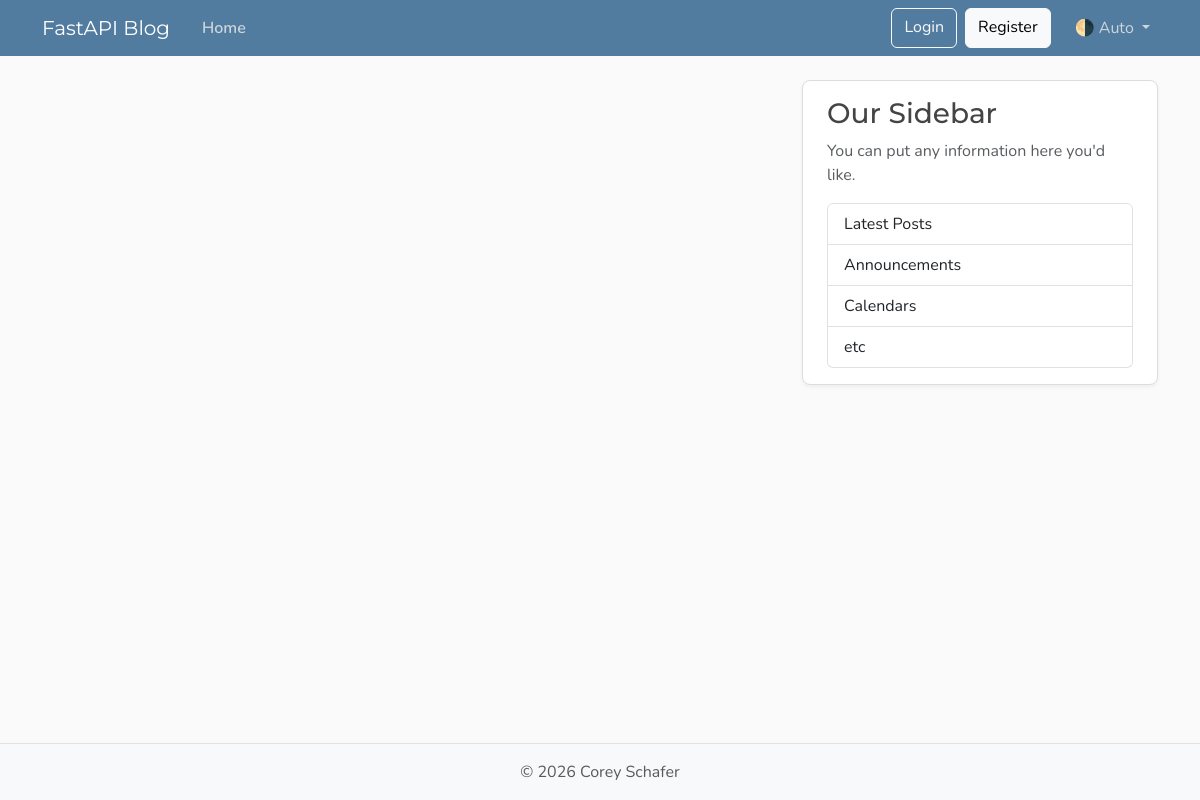
Page /posts on the earlier database version.
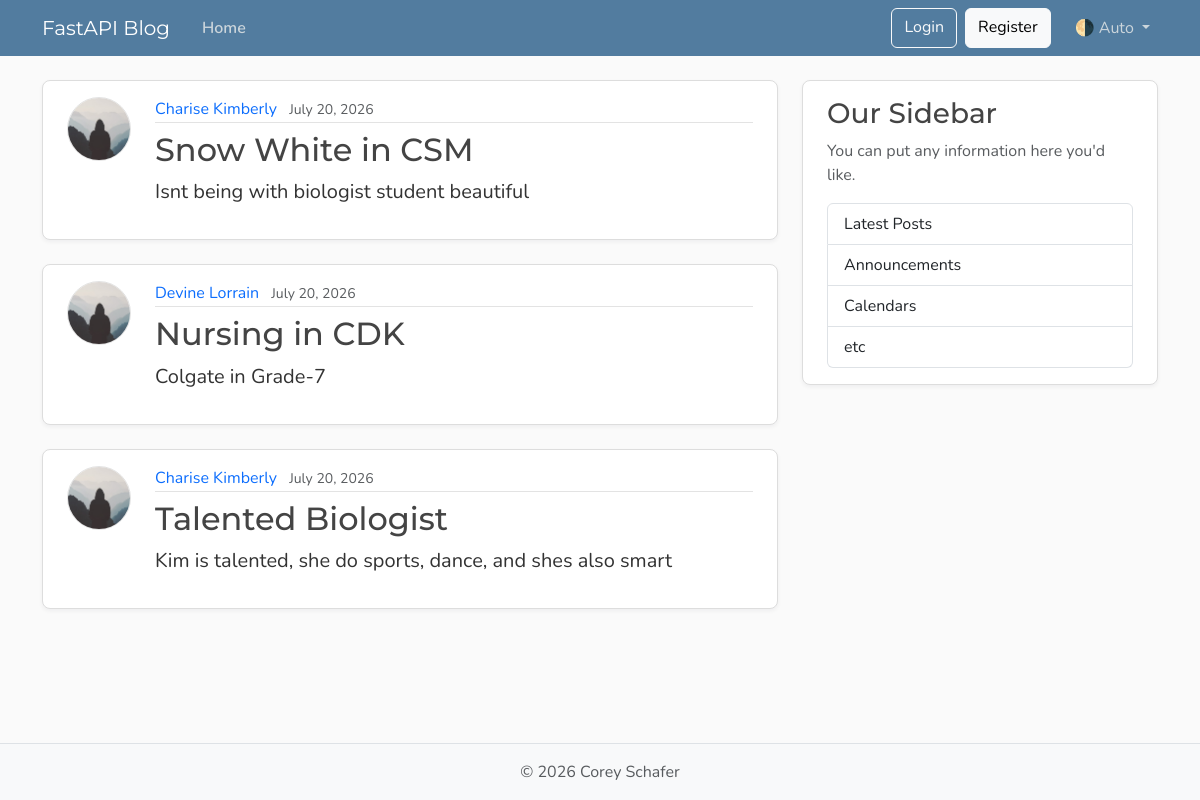
Same page on the later database version.
### models.py (models this page shows, shortened)
class Post(Base):
    __tablename__ = "posts"
    id : Mapped[int] = mapped_column(Integer, primary_key=True, index=True)
    title : Mapped[str] = mapped_column(String(100), nullable=False)
    content : Mapped[str] = mapped_column(Text, nullable=False)
    user_id : Mapped[int] = mapped_column(ForeignKey('users.id'), nullable=False, index=True)
    date_posted : Mapped[datetime] = mapped_column(DateTime(timezone=True), default=lambda:datetime.now(UTC))
    author : Mapped[User] = relationship(back_populates="posts")

class User(Base):
    __tablename__  = "users"
    id : Mapped[int] = mapped_column(Integer, primary_key=True, index=True)
    username : Mapped[str] = mapped_column(String(50), unique=True, nullable=False)
    email : Mapped[str] = mapped_column(String(120), unique=True, nullable=False)
    image_file : Mapped[str | None] = mapped_column(String(200), nullable=True, default=None)
    posts : Mapped[list[Post]] = relationship(back_populates="author")                          # forward reference

### main.py (the view)
@app.get("/", include_in_schema=False, name="home")
@app.get("/posts", include_in_schema=False, name="posts")
def home(request: Request, db: Annotated[Session, Depends(get_db)]):
    result = db.execute(select(models.Post))
    posts = result.scalars().all()
    return templates.TemplateResponse(
        request,
        "home.html",
        {"posts" : posts, "title" : "Home"}
    )

### templates/home.html
{% extends "layout.html" %}
{% block content %}
{% for post in posts %}
    <article class="content-section py-3 px-4 mb-4">
        <div class="d-flex align-items-start gap-4">
            <img class="rounded-circle article-img flex-shrink-0"
                src="{{ post.author.image_path }}"
                alt="{{ post.author.username }}'s profile picture"
                width="64"
                height="64"
                loading="lazy">
            <div class="flex-grow-1">
                <div class="article-metadata mb-2">
                    <a class="me-2" href="{{ url_for("user_posts", user_id=post.author.id) }}">{{ post.author.username }}</a>
                    <small class="text-body-secondary">{{ post.date_posted.strftime('%B %d, %Y') }}</small>
                </div>
                <h2>
                    <a class="article-title" href="{{ url_for("post_page", post_id=post.id) }}">{{ post.title }}</a>
                </h2>
                <p class="article-content">{{ post.content }}</p>
            </div>
        </div>
    </article>
{% endfor %}
{% endblock content %}

### templates/layout.html (shortened to what this page needs)
<!DOCTYPE html>
<html lang="en">
  <head>
    <link href="https://cdn.jsdelivr.net/npm/bootstrap@5.3.8/dist/css/bootstrap.min.css"
          rel="stylesheet"
>
    <link rel="stylesheet" type="text/css" href="{{ url_for("static", path='css/main.css') }}">
  </head>
  <body class="d-flex flex-column min-vh-100">
    <header class="site-header">
      <nav class="navbar navbar-expand-md bg-steel fixed-top"
           data-bs-theme="dark">
        <div class="container">
          <a class="navbar-brand me-4" href="{{ url_for("home") }}">FastAPI Blog</a>
          <div class="collapse navbar-collapse" id="navbarToggle">
            <div class="navbar-nav me-auto">
              <a class="nav-link active" aria-current="page" href="{{ url_for("home") }}">Home</a>
            </div>
            <div class="navbar-nav">
              <a class="btn btn-outline-light mb-2 mb-md-0 me-md-2" href="#">Login</a>
              <a class="btn btn-light mb-2 mb-md-0 me-md-3" href="#">Register</a>
              <div class="nav-item dropdown">
                <a class="nav-link dropdown-toggle"
                   href="#"
                   role="button"
                   id="bd-theme"
                   data-bs-toggle="dropdown"
                   aria-expanded="false">
                  <span id="bd-theme-text">🌗 Auto</span>
                </a>
              </div>
            </div>
          </div>
        </div>
      </nav>
    </header>
    <main role="main" class="container">
      <div class="row">
        <div class="col-md-8">
          {% block content %}
          {% endblock content %}
        </div>
        <aside class="col-md-4">
          <div class="content-section py-3 px-4 mb-4">
            <h3>Our Sidebar</h3>
            <p class="text-body-secondary">You can put any information here you'd like.</p>
            <ul class="list-group">
              <li class="list-group-item">Latest Posts</li>
              <li class="list-group-item">Announcements</li>
              <li class="list-group-item">Calendars</li>
              <li class="list-group-item">etc</li>
            </ul>
          </div>
        </aside>
      </div>
    </main>
    <footer class="mt-auto py-3 bg-body-tertiary border-top">
      <div class="container text-center">
        <p class="text-body-secondary mb-0">
          © <span id="year"></span> Corey Schafer
        </p>
      </div>
    </footer>
  </body>
</html>

### static/css/main.css (style rules this page uses)
:root { --font-heading: "Montserrat", system-ui, -apple-system, BlinkMacSystemFont, sans-serif; --font-body: "Nunito", system-ui, -apple-system, BlinkMacSystemFont, sans-serif; --color-bg-body: #fafafa; --color-bg-content: #ffffff; --color-text-primary: #333333; --color-text-heading: #444444; --color-steel: #527c9f; --color-nav-link: #cbd5db; --color-nav-link-hover: #ffffff; --color-link-hover: #428bca; --color-border: #dddddd; --color-border-light: #e3e3e3; --spacing-xl: 5rem; --article-img-size: 4rem; --account-img-size: 7.813rem; }
body { font-family: var(--font-body); background: var(--color-bg-body); color: var(--color-text-primary); }
main { padding-top: var(--spacing-xl); }
h1, h2, h3, h4, h5, h6 { font-family: var(--font-heading); color: var(--color-text-heading); }
.navbar-brand { font-family: var(--font-heading); }
a { text-decoration: none; }
.bg-steel { background-color: var(--color-steel); }
.site-header .navbar-nav .nav-link { color: var(--color-nav-link); transition: color 0.2s ease-in-out; }
.site-header .navbar-nav .nav-link.active { font-weight: 600; }
.content-section { background: var(--color-bg-content); border: 1px solid var(--color-border); border-radius: 0.5rem; box-shadow: 0 2px 4px rgba(15, 23, 42, 0.05); transition: box-shadow 0.15s ease, transform 0.15s ease, border-color 0.15s ease; }
.article-title { color: var(--color-text-heading); transition: color 0.2s ease-in-out; }
.article-content { white-space: pre-line; font-size: 1.25rem; }
.article-img { height: var(--article-img-size); width: var(--article-img-size); flex-shrink: 0; object-fit: cover; border: 1px solid var(--color-border-light); box-shadow: 0 0 0 2px var(--color-bg-content); }
.article-metadata { padding-bottom: 0.063rem; border-bottom: 1px solid var(--color-border-light); }
.article-metadata a { transition: color 0.2s ease-in-out; }
[data-bs-theme="dark"] { --color-bg-body: #1a1a1a; --color-bg-content: #2d2d2d; --color-text-primary: #e0e0e0; --color-text-heading: #f0f0f0; --color-border: #404040; --color-border-light: #4a4a4a; }

Differences in the rows shown:
added Post: author.username "Charise Kimberly", date_posted "July 20, 2026", title "Snow White in CSM", content "Isnt being with biologist student beautiful"
added Post: author.username "Devine Lorrain", date_posted "July 20, 2026", title "Nursing in CDK", content "Colgate in Grade-7"
added Post: author.username "Charise Kimberly", date_posted "July 20, 2026", title "Talented Biologist", content "Kim is talented, she do sports, dance, and shes also smart"
